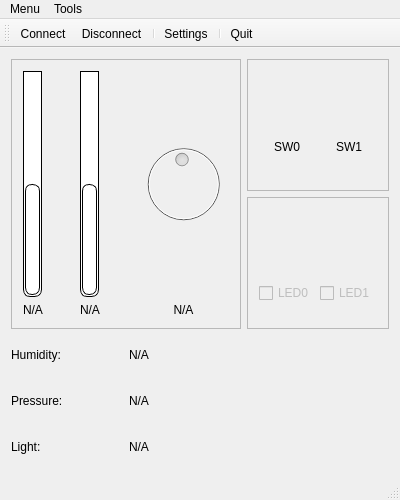
<?xml version="1.0" encoding="UTF-8"?>
<ui version="4.0">
 <class>MainWindow</class>
 <widget class="QMainWindow" name="MainWindow">
  <property name="geometry">
   <rect>
    <x>0</x>
    <y>0</y>
    <width>400</width>
    <height>500</height>
   </rect>
  </property>
  <property name="sizePolicy">
   <sizepolicy hsizetype="Fixed" vsizetype="Fixed">
    <horstretch>0</horstretch>
    <verstretch>0</verstretch>
   </sizepolicy>
  </property>
  <property name="minimumSize">
   <size>
    <width>400</width>
    <height>500</height>
   </size>
  </property>
  <property name="maximumSize">
   <size>
    <width>400</width>
    <height>500</height>
   </size>
  </property>
  <property name="windowTitle">
   <string>MainWindow</string>
  </property>
  <widget class="QWidget" name="centralWidget">
   <layout class="QGridLayout" name="gridLayout">
    <item row="2" column="0">
     <layout class="QGridLayout" name="gridLayout_4">
      <item row="2" column="0">
       <widget class="QLabel" name="label_10">
        <property name="text">
         <string>Light:</string>
        </property>
       </widget>
      </item>
      <item row="0" column="0">
       <widget class="QLabel" name="label_8">
        <property name="text">
         <string>Humidity:</string>
        </property>
       </widget>
      </item>
      <item row="1" column="0">
       <widget class="QLabel" name="label_9">
        <property name="text">
         <string>Pressure:</string>
        </property>
       </widget>
      </item>
      <item row="0" column="1">
       <widget class="QLabel" name="humVal">
        <property name="text">
         <string>N/A</string>
        </property>
       </widget>
      </item>
      <item row="1" column="1">
       <widget class="QLabel" name="presVal">
        <property name="text">
         <string>N/A</string>
        </property>
       </widget>
      </item>
      <item row="2" column="1">
       <widget class="QLabel" name="lightVal">
        <property name="text">
         <string>N/A</string>
        </property>
       </widget>
      </item>
     </layout>
    </item>
    <item row="0" column="1">
     <widget class="QFrame" name="frame_2">
      <property name="frameShape">
       <enum>QFrame::StyledPanel</enum>
      </property>
      <property name="frameShadow">
       <enum>QFrame::Raised</enum>
      </property>
      <layout class="QGridLayout" name="gridLayout_5">
       <item row="0" column="1">
        <widget class="QLabel" name="switch1Indicator">
         <property name="sizePolicy">
          <sizepolicy hsizetype="Fixed" vsizetype="Fixed">
           <horstretch>0</horstretch>
           <verstretch>0</verstretch>
          </sizepolicy>
         </property>
         <property name="minimumSize">
          <size>
           <width>56</width>
           <height>20</height>
          </size>
         </property>
         <property name="maximumSize">
          <size>
           <width>56</width>
           <height>20</height>
          </size>
         </property>
         <property name="text">
          <string/>
         </property>
         <property name="pixmap">
          <pixmap resource="remotecontroller.qrc">:/images/switch_off.png</pixmap>
         </property>
         <property name="scaledContents">
          <bool>true</bool>
         </property>
        </widget>
       </item>
       <item row="0" column="0">
        <widget class="QLabel" name="switch0Indicator">
         <property name="sizePolicy">
          <sizepolicy hsizetype="Fixed" vsizetype="Fixed">
           <horstretch>0</horstretch>
           <verstretch>0</verstretch>
          </sizepolicy>
         </property>
         <property name="minimumSize">
          <size>
           <width>56</width>
           <height>20</height>
          </size>
         </property>
         <property name="maximumSize">
          <size>
           <width>56</width>
           <height>20</height>
          </size>
         </property>
         <property name="text">
          <string/>
         </property>
         <property name="pixmap">
          <pixmap resource="remotecontroller.qrc">:/images/switch_off.png</pixmap>
         </property>
         <property name="scaledContents">
          <bool>true</bool>
         </property>
        </widget>
       </item>
       <item row="1" column="0">
        <widget class="QLabel" name="label_14">
         <property name="maximumSize">
          <size>
           <width>16777215</width>
           <height>20</height>
          </size>
         </property>
         <property name="text">
          <string>SW0</string>
         </property>
         <property name="alignment">
          <set>Qt::AlignCenter</set>
         </property>
        </widget>
       </item>
       <item row="1" column="1">
        <widget class="QLabel" name="label_15">
         <property name="maximumSize">
          <size>
           <width>16777215</width>
           <height>20</height>
          </size>
         </property>
         <property name="text">
          <string>SW1</string>
         </property>
         <property name="alignment">
          <set>Qt::AlignCenter</set>
         </property>
        </widget>
       </item>
      </layout>
     </widget>
    </item>
    <item row="0" column="0" rowspan="2">
     <widget class="QFrame" name="frame">
      <property name="frameShape">
       <enum>QFrame::StyledPanel</enum>
      </property>
      <property name="frameShadow">
       <enum>QFrame::Raised</enum>
      </property>
      <layout class="QGridLayout" name="gridLayout_2">
       <item row="1" column="2">
        <widget class="QLabel" name="tempRemoteVal">
         <property name="text">
          <string>N/A</string>
         </property>
         <property name="alignment">
          <set>Qt::AlignCenter</set>
         </property>
        </widget>
       </item>
       <item row="1" column="4">
        <widget class="QLabel" name="potmeterVal">
         <property name="text">
          <string>N/A</string>
         </property>
         <property name="alignment">
          <set>Qt::AlignCenter</set>
         </property>
        </widget>
       </item>
       <item row="0" column="4">
        <widget class="QDial" name="potmeterDial">
         <property name="enabled">
          <bool>false</bool>
         </property>
         <property name="maximum">
          <number>4095</number>
         </property>
         <property name="value">
          <number>2000</number>
         </property>
         <property name="sliderPosition">
          <number>2000</number>
         </property>
         <property name="orientation">
          <enum>Qt::Horizontal</enum>
         </property>
         <property name="invertedAppearance">
          <bool>false</bool>
         </property>
         <property name="invertedControls">
          <bool>false</bool>
         </property>
        </widget>
       </item>
       <item row="1" column="0">
        <widget class="QLabel" name="tempLocalVal">
         <property name="text">
          <string>N/A</string>
         </property>
         <property name="alignment">
          <set>Qt::AlignCenter</set>
         </property>
        </widget>
       </item>
       <item row="0" column="1">
        <spacer name="horizontalSpacer">
         <property name="orientation">
          <enum>Qt::Horizontal</enum>
         </property>
         <property name="sizeHint" stdset="0">
          <size>
           <width>40</width>
           <height>20</height>
          </size>
         </property>
        </spacer>
       </item>
       <item row="0" column="2">
        <widget class="QProgressBar" name="tempRemoteBar">
         <property name="enabled">
          <bool>false</bool>
         </property>
         <property name="styleSheet">
          <string notr="true">QProgressBar {
border: 1px solid black;
text-align: top;
padding: 1px;
border-bottom-right-radius: 7px;
border-bottom-left-radius: 7px;
background: QLinearGradient( x1: 0, y1: 0, x2: 1, y2: 0,
stop: 0 #fff,
stop: 0.4999 #eee,
stop: 0.5 #ddd,
stop: 1 #eee );
width: 15px;
}

QProgressBar::chunk:enabled {
background: QLinearGradient( x1: 0, y1: 0, x2: 1, y2: 0,
stop: 0 #B45F04,
stop: 0.4999 #FE9A2E,
stop: 0.5 #FE9A2E,
stop: 1 #B45F04 );
border-bottom-right-radius: 7px;
border-bottom-left-radius: 7px;
border-top-right-radius: 7px;
border-top-left-radius: 7px;
border: 1px solid black;
}

QProgressBar::chunk:disabled {
background: QLinearGradient( x1: 0, y1: 0, x2: 1, y2: 0,
stop: 0 #aaaaaa,
stop: 0.4999 #ffffff,
stop: 0.5 #ffffff,
stop: 1 #aaaaaa );
border-bottom-right-radius: 7px;
border-bottom-left-radius: 7px;
border-top-right-radius: 7px;
border-top-left-radius: 7px;
border: 1px solid black;
}</string>
         </property>
         <property name="value">
          <number>50</number>
         </property>
         <property name="alignment">
          <set>Qt::AlignCenter</set>
         </property>
         <property name="textVisible">
          <bool>false</bool>
         </property>
         <property name="orientation">
          <enum>Qt::Vertical</enum>
         </property>
        </widget>
       </item>
       <item row="0" column="0">
        <widget class="QProgressBar" name="tempLocalBar">
         <property name="enabled">
          <bool>false</bool>
         </property>
         <property name="styleSheet">
          <string notr="true">QProgressBar {
border: 1px solid black;
text-align: top;
padding: 1px;
border-bottom-right-radius: 7px;
border-bottom-left-radius: 7px;
background: QLinearGradient( x1: 0, y1: 0, x2: 1, y2: 0,
stop: 0 #fff,
stop: 0.4999 #eee,
stop: 0.5 #ddd,
stop: 1 #eee );
width: 15px;
}

QProgressBar::chunk:enabled {
background: QLinearGradient( x1: 0, y1: 0, x2: 1, y2: 0,
stop: 0 #ff0000,
stop: 0.4999 #f78181,
stop: 0.5 #f78181,
stop: 1 #ff0000 );
border-bottom-right-radius: 7px;
border-bottom-left-radius: 7px;
border-top-right-radius: 7px;
border-top-left-radius: 7px;
border: 1px solid black;
}

QProgressBar::chunk:disabled {
background: QLinearGradient( x1: 0, y1: 0, x2: 1, y2: 0,
stop: 0 #aaaaaa,
stop: 0.4999 #ffffff,
stop: 0.5 #ffffff,
stop: 1 #aaaaaa );
border-bottom-right-radius: 7px;
border-bottom-left-radius: 7px;
border-top-right-radius: 7px;
border-top-left-radius: 7px;
border: 1px solid black;
}</string>
         </property>
         <property name="value">
          <number>50</number>
         </property>
         <property name="alignment">
          <set>Qt::AlignCenter</set>
         </property>
         <property name="textVisible">
          <bool>false</bool>
         </property>
         <property name="orientation">
          <enum>Qt::Vertical</enum>
         </property>
        </widget>
       </item>
       <item row="0" column="3">
        <spacer name="horizontalSpacer_2">
         <property name="orientation">
          <enum>Qt::Horizontal</enum>
         </property>
         <property name="sizeHint" stdset="0">
          <size>
           <width>40</width>
           <height>20</height>
          </size>
         </property>
        </spacer>
       </item>
      </layout>
     </widget>
    </item>
    <item row="1" column="1">
     <widget class="QFrame" name="frame_3">
      <property name="frameShape">
       <enum>QFrame::StyledPanel</enum>
      </property>
      <property name="frameShadow">
       <enum>QFrame::Raised</enum>
      </property>
      <layout class="QGridLayout" name="gridLayout_3">
       <item row="1" column="0">
        <widget class="QCheckBox" name="led0CheckBox">
         <property name="enabled">
          <bool>false</bool>
         </property>
         <property name="text">
          <string>LED0</string>
         </property>
        </widget>
       </item>
       <item row="0" column="1">
        <widget class="QLabel" name="led1Indicator">
         <property name="minimumSize">
          <size>
           <width>40</width>
           <height>40</height>
          </size>
         </property>
         <property name="maximumSize">
          <size>
           <width>40</width>
           <height>40</height>
          </size>
         </property>
         <property name="text">
          <string/>
         </property>
         <property name="pixmap">
          <pixmap resource="remotecontroller.qrc">:/images/led_off.png</pixmap>
         </property>
         <property name="scaledContents">
          <bool>true</bool>
         </property>
        </widget>
       </item>
       <item row="1" column="1">
        <widget class="QCheckBox" name="led1CheckBox">
         <property name="enabled">
          <bool>false</bool>
         </property>
         <property name="text">
          <string>LED1</string>
         </property>
         <property name="autoRepeatInterval">
          <number>100</number>
         </property>
        </widget>
       </item>
       <item row="0" column="0">
        <widget class="QLabel" name="led0Indicator">
         <property name="minimumSize">
          <size>
           <width>40</width>
           <height>40</height>
          </size>
         </property>
         <property name="maximumSize">
          <size>
           <width>40</width>
           <height>40</height>
          </size>
         </property>
         <property name="text">
          <string/>
         </property>
         <property name="pixmap">
          <pixmap resource="remotecontroller.qrc">:/images/led_off.png</pixmap>
         </property>
         <property name="scaledContents">
          <bool>true</bool>
         </property>
        </widget>
       </item>
      </layout>
     </widget>
    </item>
   </layout>
  </widget>
  <widget class="QMenuBar" name="menuBar">
   <property name="geometry">
    <rect>
     <x>0</x>
     <y>0</y>
     <width>400</width>
     <height>21</height>
    </rect>
   </property>
   <widget class="QMenu" name="menuMenu">
    <property name="title">
     <string>Menu</string>
    </property>
    <addaction name="actionConnect"/>
    <addaction name="actionDisconnect"/>
    <addaction name="separator"/>
    <addaction name="actionQuit"/>
   </widget>
   <widget class="QMenu" name="menuTools">
    <property name="title">
     <string>Tools</string>
    </property>
    <addaction name="actionSettings"/>
   </widget>
   <addaction name="menuMenu"/>
   <addaction name="menuTools"/>
  </widget>
  <widget class="QToolBar" name="mainToolBar">
   <property name="sizePolicy">
    <sizepolicy hsizetype="Fixed" vsizetype="Fixed">
     <horstretch>0</horstretch>
     <verstretch>0</verstretch>
    </sizepolicy>
   </property>
   <attribute name="toolBarArea">
    <enum>TopToolBarArea</enum>
   </attribute>
   <attribute name="toolBarBreak">
    <bool>false</bool>
   </attribute>
   <addaction name="actionConnect"/>
   <addaction name="actionDisconnect"/>
   <addaction name="separator"/>
   <addaction name="actionSettings"/>
   <addaction name="separator"/>
   <addaction name="actionQuit"/>
  </widget>
  <widget class="QStatusBar" name="statusBar"/>
  <action name="actionConnect">
   <property name="icon">
    <iconset resource="remotecontroller.qrc">
     <normaloff>:/images/connect.png</normaloff>:/images/connect.png</iconset>
   </property>
   <property name="text">
    <string>Connect</string>
   </property>
  </action>
  <action name="actionDisconnect">
   <property name="icon">
    <iconset resource="remotecontroller.qrc">
     <normaloff>:/images/disconnect.png</normaloff>:/images/disconnect.png</iconset>
   </property>
   <property name="text">
    <string>Disconnect</string>
   </property>
  </action>
  <action name="actionQuit">
   <property name="icon">
    <iconset resource="remotecontroller.qrc">
     <normaloff>:/images/application-exit.png</normaloff>:/images/application-exit.png</iconset>
   </property>
   <property name="text">
    <string>Quit</string>
   </property>
  </action>
  <action name="actionSettings">
   <property name="icon">
    <iconset resource="remotecontroller.qrc">
     <normaloff>:/images/settings.png</normaloff>:/images/settings.png</iconset>
   </property>
   <property name="text">
    <string>Settings</string>
   </property>
  </action>
 </widget>
 <layoutdefault spacing="6" margin="11"/>
 <resources>
  <include location="remotecontroller.qrc"/>
 </resources>
 <connections/>
</ui>
